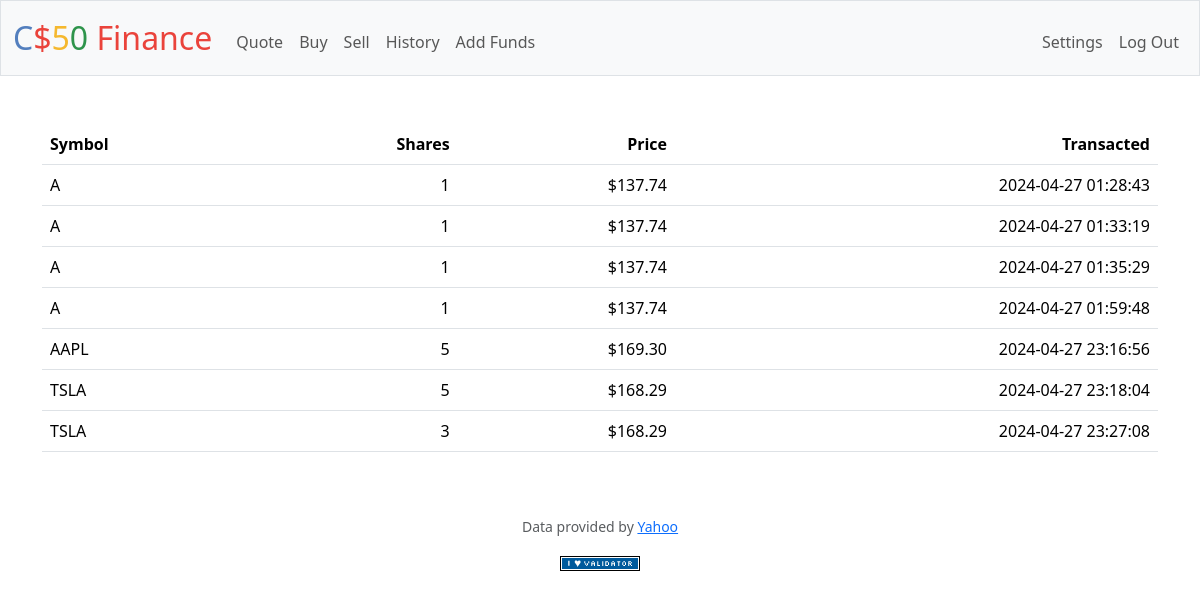
The app's page /history (signed in) with its own data.
### tables this page shows
CREATE TABLE transactions (tx_id INTEGER PRIMARY KEY AUTOINCREMENT NOT NULL UNIQUE, user_id INTEGER NOT NULL, symbol TEXT NOT NULL, shares INTEGER NOT NULL, price NUMERIC NOT NULL, datetime DATETIME NOT NULL, FOREIGN KEY (user_id) REFERENCES users(id));

### app.py (the view)
@app.route("/history")
@login_required
def history():
    transactions = db.execute("SELECT symbol, shares, price, datetime FROM transactions WHERE user_id = ?", session["user_id"])
    return render_template("history.html", transactions=transactions)

### app.py (called while the page is built)
@app.after_request
def after_request(response):
    response.headers["Cache-Control"] = "no-cache, no-store, must-revalidate"
    response.headers["Expires"] = 0
    response.headers["Pragma"] = "no-cache"
    return response

### helpers.py (called while the page is built)
def login_required(f):
    @wraps(f)
    def decorated_function(*args, **kwargs):
        if session.get("user_id") is None:
            return redirect("/login")
        return f(*args, **kwargs)
    return decorated_function

def usd(value):
    return f"${value:,.2f}"

### templates/history.html (shortened to what this page needs)
{% extends 'layout.html' %}
{% block main %}
    <table class="table">
        <thead>
            <tr>
                <th class="text-start">Symbol</th>
                <th class="text-end">Shares</th>
                <th class="text-end">Price</th>
                <th class="text-end">Transacted</th>
            </tr>
        </thead>
        <tbody>
            {% for row in transactions %}
                <tr>
                    <td class="text-start">{{ row.symbol }}</td>
                    <td class="text-end">{{ row.shares }}</td>
                    <td class="text-end">{{ row.price | usd }}</td>
                    <td class="text-end">{{ row.datetime }}</td>
                </tr>
            {% endfor %}
        </tbody>
    </table>
{% endblock %}

### records on screen
transactions: symbol "A", shares "1", price "$137.74", datetime "2024-04-27 01:28:43"
transactions: symbol "A", shares "1", price "$137.74", datetime "2024-04-27 01:33:19"
transactions: symbol "A", shares "1", price "$137.74", datetime "2024-04-27 01:35:29"
transactions: symbol "A", shares "1", price "$137.74", datetime "2024-04-27 01:59:48"
transactions: symbol "AAPL", shares "5", price "$169.30", datetime "2024-04-27 23:16:56"
transactions: symbol "TSLA", shares "5", price "$168.29", datetime "2024-04-27 23:18:04"
transactions: symbol "TSLA", shares "3", price "$168.29", datetime "2024-04-27 23:27:08"
